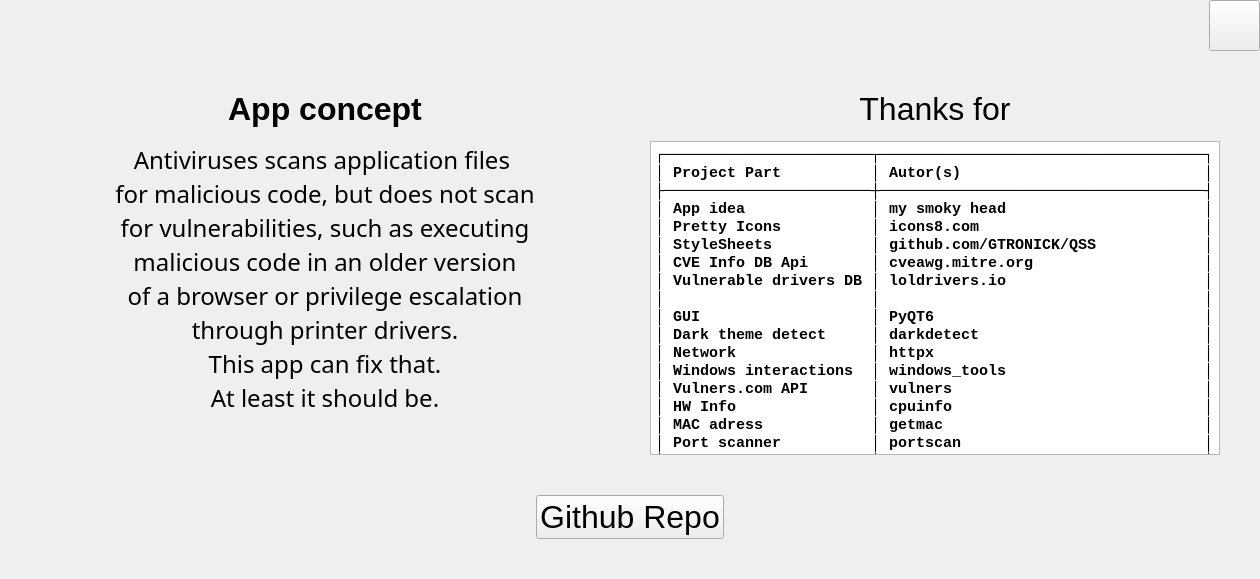
      <widget class="QWidget" name="page_info">
       <layout class="QGridLayout" name="gridLayout_4">
        <property name="leftMargin">
         <number>0</number>
        </property>
        <property name="topMargin">
         <number>0</number>
        </property>
        <property name="rightMargin">
         <number>0</number>
        </property>
        <property name="bottomMargin">
         <number>0</number>
        </property>
        <property name="spacing">
         <number>0</number>
        </property>
        <item row="0" column="0">
         <layout class="QHBoxLayout" name="horizontalLayout_28">
          <item>
           <spacer name="horizontalSpacer_35">
            <property name="orientation">
             <enum>Qt::Horizontal</enum>
            </property>
            <property name="sizeHint" stdset="0">
             <size>
              <width>40</width>
              <height>20</height>
             </size>
            </property>
           </spacer>
          </item>
          <item>
           <widget class="QPushButton" name="info_back_button">
            <property name="sizePolicy">
             <sizepolicy hsizetype="Fixed" vsizetype="Fixed">
              <horstretch>0</horstretch>
              <verstretch>0</verstretch>
             </sizepolicy>
            </property>
            <property name="minimumSize">
             <size>
              <width>51</width>
              <height>51</height>
             </size>
            </property>
            <property name="maximumSize">
             <size>
              <width>51</width>
              <height>51</height>
             </size>
            </property>
            <property name="cursor">
             <cursorShape>PointingHandCursor</cursorShape>
            </property>
            <property name="text">
             <string/>
            </property>
           </widget>
          </item>
         </layout>
        </item>
        <item row="1" column="0">
         <layout class="QVBoxLayout" name="verticalLayout_9">
          <property name="spacing">
           <number>0</number>
          </property>
          <item>
           <spacer name="verticalSpacer_35">
            <property name="orientation">
             <enum>Qt::Vertical</enum>
            </property>
            <property name="sizeType">
             <enum>QSizePolicy::Preferred</enum>
            </property>
            <property name="sizeHint" stdset="0">
             <size>
              <width>20</width>
              <height>40</height>
             </size>
            </property>
           </spacer>
          </item>
          <item>
           <layout class="QVBoxLayout" name="verticalLayout_24">
            <item>
             <layout class="QHBoxLayout" name="horizontalLayout_65">
              <item>
               <spacer name="horizontalSpacer_159">
                <property name="orientation">
                 <enum>Qt::Horizontal</enum>
                </property>
                <property name="sizeType">
                 <enum>QSizePolicy::Expanding</enum>
                </property>
                <property name="sizeHint" stdset="0">
                 <size>
                  <width>40</width>
                  <height>20</height>
                 </size>
                </property>
               </spacer>
              </item>
              <item>
               <layout class="QVBoxLayout" name="verticalLayout_25">
                <item>
                 <widget class="QLabel" name="label_concept_2">
                  <property name="sizePolicy">
                   <sizepolicy hsizetype="Preferred" vsizetype="Maximum">
                    <horstretch>0</horstretch>
                    <verstretch>0</verstretch>
                   </sizepolicy>
                  </property>
                  <property name="font">
                   <font>
                    <pointsize>11</pointsize>
                   </font>
                  </property>
                  <property name="text">
                   <string>&lt;html&gt;&lt;head/&gt;&lt;body&gt;&lt;p align=&quot;center&quot;&gt;&lt;span style=&quot; font-size:24pt; font-weight:600;&quot;&gt;App concept&lt;/span&gt;&lt;/p&gt;&lt;/body&gt;&lt;/html&gt;</string>
                  </property>
                 </widget>
                </item>
                <item>
                 <spacer name="verticalSpacer_34">
                  <property name="orientation">
                   <enum>Qt::Vertical</enum>
                  </property>
                  <property name="sizeType">
                   <enum>QSizePolicy::Expanding</enum>
                  </property>
                  <property name="sizeHint" stdset="0">
                   <size>
                    <width>20</width>
                    <height>13</height>
                   </size>
                  </property>
                 </spacer>
                </item>
                <item>
                 <widget class="QLabel" name="label_list_concept_2">
                  <property name="sizePolicy">
                   <sizepolicy hsizetype="Expanding" vsizetype="Expanding">
                    <horstretch>0</horstretch>
                    <verstretch>0</verstretch>
                   </sizepolicy>
                  </property>
                  <property name="minimumSize">
                   <size>
                    <width>570</width>
                    <height>0</height>
                   </size>
                  </property>
                  <property name="font">
                   <font>
                    <family>Segoe UI Variable Small Semibol</family>
                    <pointsize>14</pointsize>
                   </font>
                  </property>
                  <property name="text">
                   <string>&lt;!DOCTYPE HTML PUBLIC &quot;-//W3C//DTD HTML 4.0//EN&quot; &quot;http://www.w3.org/TR/REC-html40/strict.dtd&quot;&gt;
&lt;html&gt;&lt;head&gt;&lt;meta name=&quot;qrichtext&quot; content=&quot;1&quot; /&gt;&lt;style type=&quot;text/css&quot;&gt;
p, li { white-space: pre-wrap; }
&lt;/style&gt;&lt;/head&gt;&lt;body style=&quot; font-family:'Segoe UI Variable Small Semibol'; font-size:14pt; font-weight:600; font-style:normal;&quot;&gt;
&lt;p align=&quot;center&quot; style=&quot; margin-top:0px; margin-bottom:0px; margin-left:0px; margin-right:0px; -qt-block-indent:0; text-indent:0px;&quot;&gt;&lt;span style=&quot; font-family:'Microsoft YaHei UI'; font-size:18pt; font-weight:400;&quot;&gt;Antiviruses scans application files &lt;/span&gt;&lt;/p&gt;
&lt;p align=&quot;center&quot; style=&quot; margin-top:0px; margin-bottom:0px; margin-left:0px; margin-right:0px; -qt-block-indent:0; text-indent:0px;&quot;&gt;&lt;span style=&quot; font-family:'Microsoft YaHei UI'; font-size:18pt; font-weight:400;&quot;&gt;for malicious code, but does not scan&lt;/span&gt;&lt;/p&gt;
&lt;p align=&quot;center&quot; style=&quot; margin-top:0px; margin-bottom:0px; margin-left:0px; margin-right:0px; -qt-block-indent:0; text-indent:0px;&quot;&gt;&lt;span style=&quot; font-family:'Microsoft YaHei UI'; font-size:18pt; font-weight:400;&quot;&gt;for vulnerabilities, such as executing&lt;/span&gt;&lt;/p&gt;
&lt;p align=&quot;center&quot; style=&quot; margin-top:0px; margin-bottom:0px; margin-left:0px; margin-right:0px; -qt-block-indent:0; text-indent:0px;&quot;&gt;&lt;span style=&quot; font-family:'Microsoft YaHei UI'; font-size:18pt; font-weight:400;&quot;&gt;malicious code in an older version&lt;/span&gt;&lt;/p&gt;
&lt;p align=&quot;center&quot; style=&quot; margin-top:0px; margin-bottom:0px; margin-left:0px; margin-right:0px; -qt-block-indent:0; text-indent:0px;&quot;&gt;&lt;span style=&quot; font-family:'Microsoft YaHei UI'; font-size:18pt; font-weight:400;&quot;&gt;of a browser or privilege escalation&lt;/span&gt;&lt;/p&gt;
&lt;p align=&quot;center&quot; style=&quot; margin-top:0px; margin-bottom:0px; margin-left:0px; margin-right:0px; -qt-block-indent:0; text-indent:0px;&quot;&gt;&lt;span style=&quot; font-family:'Microsoft YaHei UI'; font-size:18pt; font-weight:400;&quot;&gt;through printer drivers.&lt;/span&gt;&lt;/p&gt;
&lt;p align=&quot;center&quot; style=&quot; margin-top:0px; margin-bottom:0px; margin-left:0px; margin-right:0px; -qt-block-indent:0; text-indent:0px;&quot;&gt;&lt;span style=&quot; font-family:'Microsoft YaHei UI'; font-size:18pt; font-weight:400;&quot;&gt;This app can fix that.&lt;/span&gt;&lt;/p&gt;
&lt;p align=&quot;center&quot; style=&quot; margin-top:0px; margin-bottom:0px; margin-left:0px; margin-right:0px; -qt-block-indent:0; text-indent:0px;&quot;&gt;&lt;span style=&quot; font-family:'Microsoft YaHei UI'; font-size:18pt; font-weight:400;&quot;&gt;At least it should be.&lt;/span&gt;&lt;/p&gt;&lt;/body&gt;&lt;/html&gt;</string>
                  </property>
                  <property name="alignment">
                   <set>Qt::AlignLeading|Qt::AlignLeft|Qt::AlignTop</set>
                  </property>
                 </widget>
                </item>
                <item>
                 <spacer name="verticalSpacer_108">
                  <property name="orientation">
                   <enum>Qt::Vertical</enum>
                  </property>
                  <property name="sizeType">
                   <enum>QSizePolicy::Expanding</enum>
                  </property>
                  <property name="sizeHint" stdset="0">
                   <size>
                    <width>20</width>
                    <height>40</height>
                   </size>
                  </property>
                 </spacer>
                </item>
               </layout>
              </item>
              <item>
               <spacer name="horizontalSpacer_38">
                <property name="orientation">
                 <enum>Qt::Horizontal</enum>
                </property>
                <property name="sizeType">
                 <enum>QSizePolicy::Preferred</enum>
                </property>
                <property name="sizeHint" stdset="0">
                 <size>
                  <width>40</width>
                  <height>20</height>
                 </size>
                </property>
               </spacer>
              </item>
              <item>
               <layout class="QVBoxLayout" name="verticalLayout_26">
                <item>
                 <widget class="QLabel" name="label_thanks_2">
                  <property name="sizePolicy">
                   <sizepolicy hsizetype="Preferred" vsizetype="Maximum">
                    <horstretch>0</horstretch>
                    <verstretch>0</verstretch>
                   </sizepolicy>
                  </property>
                  <property name="font">
                   <font>
                    <pointsize>11</pointsize>
                   </font>
                  </property>
                  <property name="text">
                   <string>&lt;html&gt;&lt;head/&gt;&lt;body&gt;&lt;p align=&quot;center&quot;&gt;&lt;span style=&quot; font-size:24pt;&quot;&gt;Thanks for&lt;/span&gt;&lt;/p&gt;&lt;/body&gt;&lt;/html&gt;</string>
                  </property>
                 </widget>
                </item>
                <item>
                 <spacer name="verticalSpacer_36">
                  <property name="orientation">
                   <enum>Qt::Vertical</enum>
                  </property>
                  <property name="sizeType">
                   <enum>QSizePolicy::Minimum</enum>
                  </property>
                  <property name="sizeHint" stdset="0">
                   <size>
                    <width>20</width>
                    <height>13</height>
                   </size>
                  </property>
                 </spacer>
                </item>
                <item>
                 <widget class="QTextBrowser" name="textBrowser_2">
                  <property name="sizePolicy">
                   <sizepolicy hsizetype="Minimum" vsizetype="Minimum">
                    <horstretch>0</horstretch>
                    <verstretch>0</verstretch>
                   </sizepolicy>
                  </property>
                  <property name="minimumSize">
                   <size>
                    <width>570</width>
                    <height>314</height>
                   </size>
                  </property>
                  <property name="maximumSize">
                   <size>
                    <width>200</width>
                    <height>16777215</height>
                   </size>
                  </property>
                  <property name="font">
                   <font>
                    <family>Courier New</family>
                    <pointsize>11</pointsize>
                    <weight>50</weight>
                    <italic>false</italic>
                    <bold>false</bold>
                    <underline>false</underline>
                    <strikeout>false</strikeout>
                    <kerning>true</kerning>
                   </font>
                  </property>
                  <property name="verticalScrollBarPolicy">
                   <enum>Qt::ScrollBarAlwaysOff</enum>
                  </property>
                  <property name="horizontalScrollBarPolicy">
                   <enum>Qt::ScrollBarAlwaysOff</enum>
                  </property>
                  <property name="html">
                   <string>&lt;!DOCTYPE HTML PUBLIC &quot;-//W3C//DTD HTML 4.0//EN&quot; &quot;http://www.w3.org/TR/REC-html40/strict.dtd&quot;&gt;
&lt;html&gt;&lt;head&gt;&lt;meta name=&quot;qrichtext&quot; content=&quot;1&quot; /&gt;&lt;style type=&quot;text/css&quot;&gt;
p, li { white-space: pre-wrap; }
&lt;/style&gt;&lt;/head&gt;&lt;body style=&quot; font-family:'Courier New'; font-size:11pt; font-weight:400; font-style:normal;&quot;&gt;
&lt;p style=&quot; margin-top:0px; margin-bottom:0px; margin-left:0px; margin-right:0px; -qt-block-indent:0; text-indent:0px;&quot;&gt;&lt;span style=&quot; font-weight:600;&quot;&gt;┌───────────────────────┬────────────────────────────────────┐&lt;/span&gt;&lt;/p&gt;
&lt;p style=&quot; margin-top:0px; margin-bottom:0px; margin-left:0px; margin-right:0px; -qt-block-indent:0; text-indent:0px;&quot;&gt;&lt;span style=&quot; font-weight:600;&quot;&gt;│ Project Part          │ Autor(s)                           │&lt;/span&gt;&lt;/p&gt;
&lt;p style=&quot; margin-top:0px; margin-bottom:0px; margin-left:0px; margin-right:0px; -qt-block-indent:0; text-indent:0px;&quot;&gt;&lt;span style=&quot; font-weight:600;&quot;&gt;├───────────────────────┼────────────────────────────────────┤&lt;/span&gt;&lt;/p&gt;
&lt;p style=&quot; margin-top:0px; margin-bottom:0px; margin-left:0px; margin-right:0px; -qt-block-indent:0; text-indent:0px;&quot;&gt;&lt;span style=&quot; font-weight:600;&quot;&gt;│ App idea              │ my smoky head                      │&lt;/span&gt;&lt;/p&gt;
&lt;p style=&quot; margin-top:0px; margin-bottom:0px; margin-left:0px; margin-right:0px; -qt-block-indent:0; text-indent:0px;&quot;&gt;&lt;span style=&quot; font-weight:600;&quot;&gt;│ Pretty Icons          │ icons8.com                         │&lt;/span&gt;&lt;/p&gt;
&lt;p style=&quot; margin-top:0px; margin-bottom:0px; margin-left:0px; margin-right:0px; -qt-block-indent:0; text-indent:0px;&quot;&gt;&lt;span style=&quot; font-weight:600;&quot;&gt;│ StyleSheets           │ github.com/GTRONICK/QSS            │&lt;/span&gt;&lt;/p&gt;
&lt;p style=&quot; margin-top:0px; margin-bottom:0px; margin-left:0px; margin-right:0px; -qt-block-indent:0; text-indent:0px;&quot;&gt;&lt;span style=&quot; font-weight:600;&quot;&gt;│ CVE Info DB Api       │ cveawg.mitre.org                   │&lt;/span&gt;&lt;/p&gt;
&lt;p style=&quot; margin-top:0px; margin-bottom:0px; margin-left:0px; margin-right:0px; -qt-block-indent:0; text-indent:0px;&quot;&gt;&lt;span style=&quot; font-weight:600;&quot;&gt;│ Vulnerable drivers DB │ loldrivers.io                      │&lt;/span&gt;&lt;/p&gt;
&lt;p style=&quot; margin-top:0px; margin-bottom:0px; margin-left:0px; margin-right:0px; -qt-block-indent:0; text-indent:0px;&quot;&gt;&lt;span style=&quot; font-weight:600;&quot;&gt;│                       │                                    │&lt;/span&gt;&lt;/p&gt;
&lt;p style=&quot; margin-top:0px; margin-bottom:0px; margin-left:0px; margin-right:0px; -qt-block-indent:0; text-indent:0px;&quot;&gt;&lt;span style=&quot; font-weight:600;&quot;&gt;│ GUI                   │ PyQT6                              │&lt;/span&gt;&lt;/p&gt;
&lt;p style=&quot; margin-top:0px; margin-bottom:0px; margin-left:0px; margin-right:0px; -qt-block-indent:0; text-indent:0px;&quot;&gt;&lt;span style=&quot; font-weight:600;&quot;&gt;│ Dark theme detect     │ darkdetect                         │&lt;/span&gt;&lt;/p&gt;
&lt;p style=&quot; margin-top:0px; margin-bottom:0px; margin-left:0px; margin-right:0px; -qt-block-indent:0; text-indent:0px;&quot;&gt;&lt;span style=&quot; font-weight:600;&quot;&gt;│ Network               │ httpx                              │&lt;/span&gt;&lt;/p&gt;
&lt;p style=&quot; margin-top:0px; margin-bottom:0px; margin-left:0px; margin-right:0px; -qt-block-indent:0; text-indent:0px;&quot;&gt;&lt;span style=&quot; font-weight:600;&quot;&gt;│ Windows interactions  │ windows_tools                      │&lt;/span&gt;&lt;/p&gt;
&lt;p style=&quot; margin-top:0px; margin-bottom:0px; margin-left:0px; margin-right:0px; -qt-block-indent:0; text-indent:0px;&quot;&gt;&lt;span style=&quot; font-weight:600;&quot;&gt;│ Vulners.com API       │ vulners                            │&lt;/span&gt;&lt;/p&gt;
&lt;p style=&quot; margin-top:0px; margin-bottom:0px; margin-left:0px; margin-right:0px; -qt-block-indent:0; text-indent:0px;&quot;&gt;&lt;span style=&quot; font-weight:600;&quot;&gt;│ HW Info               │ cpuinfo                            │&lt;/span&gt;&lt;/p&gt;
&lt;p style=&quot; margin-top:0px; margin-bottom:0px; margin-left:0px; margin-right:0px; -qt-block-indent:0; text-indent:0px;&quot;&gt;&lt;span style=&quot; font-weight:600;&quot;&gt;│ MAC adress            │ getmac                             │&lt;/span&gt;&lt;/p&gt;
&lt;p style=&quot; margin-top:0px; margin-bottom:0px; margin-left:0px; margin-right:0px; -qt-block-indent:0; text-indent:0px;&quot;&gt;&lt;span style=&quot; font-weight:600;&quot;&gt;│ Port scanner          │ portscan                           │&lt;/span&gt;&lt;/p&gt;
&lt;p style=&quot; margin-top:0px; margin-bottom:0px; margin-left:0px; margin-right:0px; -qt-block-indent:0; text-indent:0px;&quot;&gt;&lt;span style=&quot; font-weight:600;&quot;&gt;└───────────────────────┴────────────────────────────────────┘&lt;/span&gt;&lt;/p&gt;&lt;/body&gt;&lt;/html&gt;</string>
                  </property>
                 </widget>
                </item>
               </layout>
              </item>
              <item>
               <spacer name="horizontalSpacer_160">
                <property name="orientation">
                 <enum>Qt::Horizontal</enum>
                </property>
                <property name="sizeType">
                 <enum>QSizePolicy::Expanding</enum>
                </property>
                <property name="sizeHint" stdset="0">
                 <size>
                  <width>40</width>
                  <height>20</height>
                 </size>
                </property>
               </spacer>
              </item>
             </layout>
            </item>
            <item>
             <spacer name="verticalSpacer_104">
              <property name="orientation">
               <enum>Qt::Vertical</enum>
              </property>
              <property name="sizeType">
               <enum>QSizePolicy::Expanding</enum>
              </property>
              <property name="sizeHint" stdset="0">
               <size>
                <width>20</width>
                <height>40</height>
               </size>
              </property>
             </spacer>
            </item>
            <item>
             <layout class="QHBoxLayout" name="horizontalLayout_72">
              <item>
               <spacer name="horizontalSpacer_157">
                <property name="orientation">
                 <enum>Qt::Horizontal</enum>
                </property>
                <property name="sizeHint" stdset="0">
                 <size>
                  <width>40</width>
                  <height>20</height>
                 </size>
                </property>
               </spacer>
              </item>
              <item>
               <widget class="QPushButton" name="pushButton_repo">
                <property name="sizePolicy">
                 <sizepolicy hsizetype="Minimum" vsizetype="Preferred">
                  <horstretch>0</horstretch>
                  <verstretch>0</verstretch>
                 </sizepolicy>
                </property>
                <property name="maximumSize">
                 <size>
                  <width>16777215</width>
                  <height>16777215</height>
                 </size>
                </property>
                <property name="font">
                 <font>
                  <pointsize>24</pointsize>
                 </font>
                </property>
                <property name="text">
                 <string>Github Repo</string>
                </property>
               </widget>
              </item>
              <item>
               <spacer name="horizontalSpacer_158">
                <property name="orientation">
                 <enum>Qt::Horizontal</enum>
                </property>
                <property name="sizeHint" stdset="0">
                 <size>
                  <width>40</width>
                  <height>20</height>
                 </size>
                </property>
               </spacer>
              </item>
             </layout>
            </item>
            <item>
             <spacer name="verticalSpacer_107">
              <property name="orientation">
               <enum>Qt::Vertical</enum>
              </property>
              <property name="sizeType">
               <enum>QSizePolicy::Preferred</enum>
              </property>
              <property name="sizeHint" stdset="0">
               <size>
                <width>20</width>
                <height>40</height>
               </size>
              </property>
             </spacer>
            </item>
           </layout>
          </item>
         </layout>
        </item>
       </layout>
      </widget>
